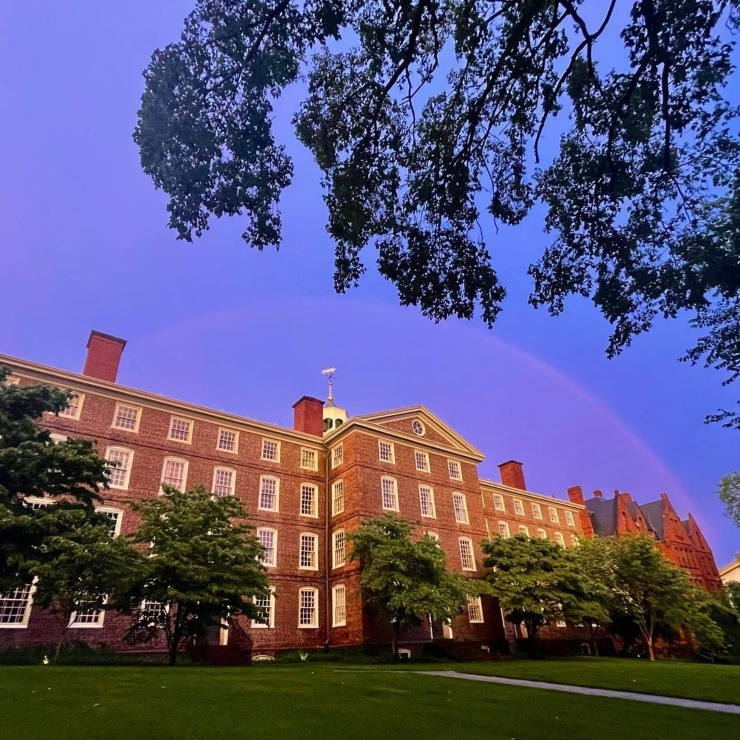
#> input picture filtres/univer.jpg, 740 x 740 px
$ python filtreGradient.py
#> lines starting #> are read from the running program, lines starting #| are printed output that depends on the picture
#> further down, image is the input picture: shape (740, 740, 3); mean B, G, R 119.4, 84.2, 88.9
### filtres/Myfonctions.py
import numpy as np


# [59 lines left out: functions my_sum, my_max, my_min, my_abs, not called in this run]

def my_max2(seq):
    if not seq:
        # Gérer le cas où la séquence est vide
        raise ValueError("my_max() arg is an empty sequence")

    current_max = float('-inf')  # initialiser à l'infini négatif
    index = 0
    length = len(seq)

    while index < length:
        if seq[index] > current_max:
            current_max = seq[index]
        index += 1

    return current_max


def my_min2(seq):
    if not seq:
        # Gérer le cas où la séquence est vide
        raise ValueError("my_min() arg is an empty sequence")

    current_min = float('inf')  # initialiser à l'infini positif
    index = 0
    length = len(seq)

    while index < length:
        if seq[index] < current_min:
            current_min = seq[index]
        index += 1

    return current_min


# [64 lines left out: functions dilation, erode, not called in this run]

### filtres/filtreGradient.py
import cv2
import numpy as np
import Myfonctions

def gradient_filter(img, kernel_size):
#> called with kernel_size = 3
    rows, cols, channels = img.shape
#> rows = 740; cols = 740; channels = 3
    gradient_img = np.zeros(img.shape, img.dtype)

    half_kernel = kernel_size // 2

    i = half_kernel
    while i < rows - half_kernel:
        j = half_kernel
        while j < cols - half_kernel:
            k = 0
            while k < channels:
                # Collecter les valeurs des pixels dans la fenêtre du noyau
                values = []
                m = -half_kernel
                while m <= half_kernel:
                    n = -half_kernel
                    while n <= half_kernel:
                        values.append(img[i + m, j + n, k])
                        n += 1
                    m += 1

                # Calculer le gradient en utilisant les valeurs collectées
                gradient_value = Myfonctions.my_max2(values) - Myfonctions.my_min2(values)

                # Mettre à jour la valeur du pixel avec le gradient calculé
                gradient_img[i, j, k] = gradient_value
                k += 1

            j += 1

        i += 1
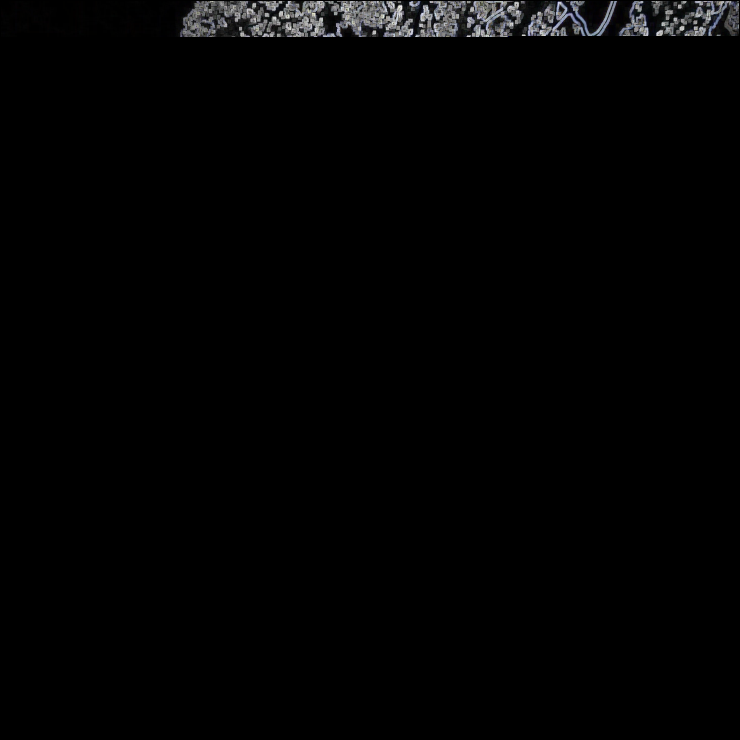
#> gradient_img: shape (740, 740, 3); mean B, G, R 3, 2.8, 2.8

    return gradient_img

# Execution
# Lire l'image
image = cv2.imread('univer.jpg')

# Spécifier la taille du noyau
kernel_size = 3

# Appliquer le filtre de gradient
#> (the run stopped early here; a loop or call above may not have finished)
